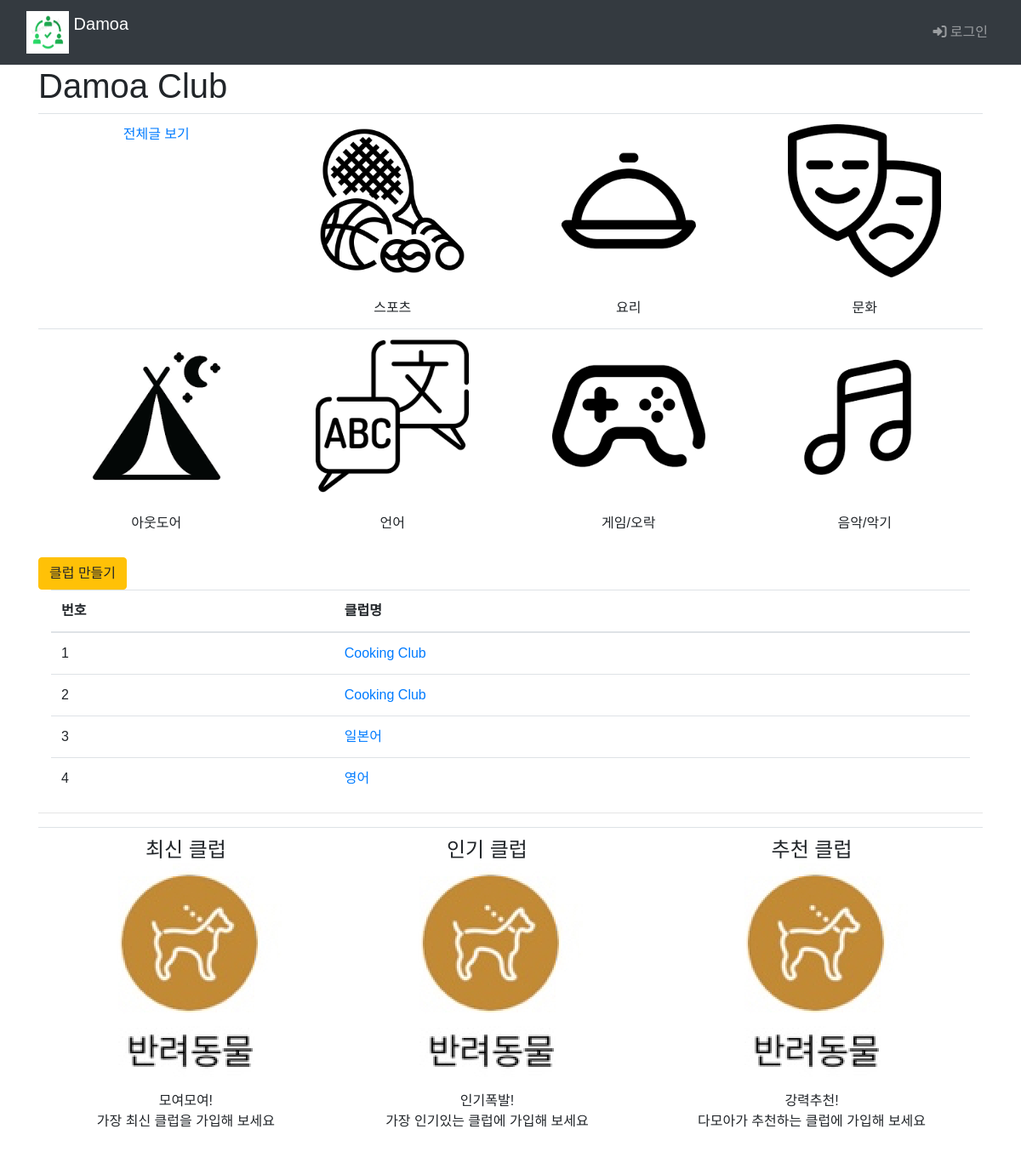
Before: /main/ with the older database file.
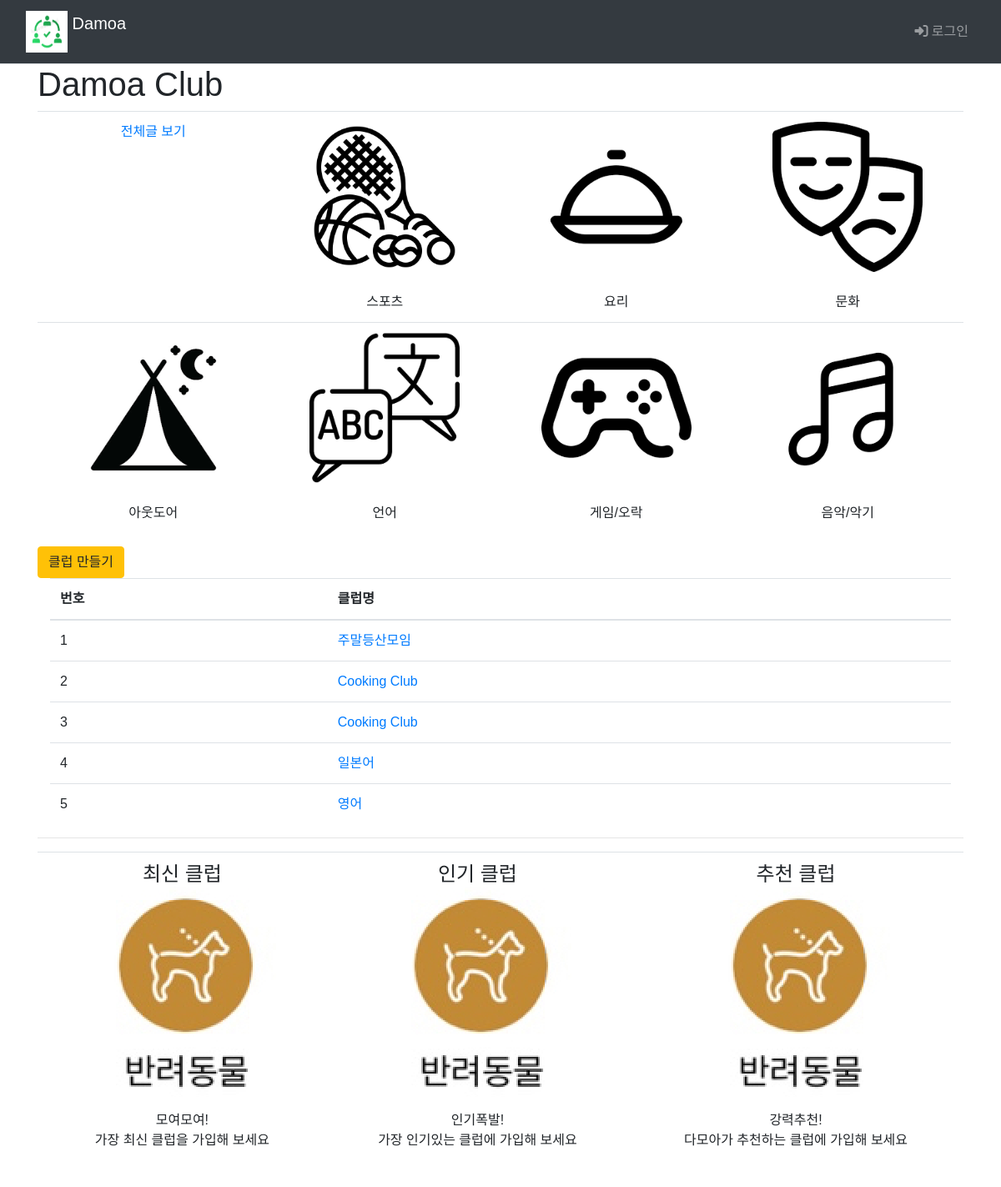
After: the same page with the newer database file.
### main/models.py (models this page shows, shortened)
class Club(models.Model):
    class category(models.TextChoices):
        from django.utils.translation import gettext_lazy as _
        COOK = 'CK', _('Cook')
        CULTURE = 'CT', _('Culture')
        GAME = 'GA', _('Game')
        LANGUAGE = 'LA', _('Language')
        MUSIC = 'MU', _('Music')
        OUTDOOR = 'OD', _('Outdoor')
        SPORTS = 'SP', _('Sports')
    category = models.CharField(
        max_length=10,
        choices = category.choices,
        null=True
    )
    name=models.TextField('클럽이름')

### main/views.py (the view)
# urls.py: path("", include('main.urls')),  # / 페이지에 해당하는 urlpatterns
def main(request):
    club_list=Club.objects.order_by('-id')
    context={'club_list':club_list}
    return render(request, 'main/main.html', context)

### templates/main/main.html (shortened to what this page needs)
{% extends 'base.html' %}
{% load static %}
{% block content %}
  <div class="container">
    <h1>Damoa Club</h1>
    <table class="table">
      <tbody style="text-align: center;">
          <tr>
            <td>
              <a class="club-link" href="{% url 'main:board_list'%}">전체글 보기</a>
            </td>
          <td>
            <a href="#" style="display: block;">
              <img src="{% static 'img/gallery/sports.png' %}" style="width: 180px; height: auto;">
            </a>
            <br>스포츠
          </td>
          <td>
            <a href="#" style="display: block;">
              <img class="club" src="{% static 'img/gallery/cook.png' %}" style="width: 180px; height: auto;">
            </a>
            <br>요리
          </td>
          <td>
            <a href="#" style="display: block;">
              <img class="club" src="{% static 'img/gallery/culture.png' %}" style="width: 180px; height: auto;">
            </a>
            <br>문화
          </td>
        </tr>
        <tr>
          <td>
            <a href="#" style="display: block;">
              <img class="club" src="{% static 'img/gallery/outdoor.png' %}" style="width: 180px; height: auto;">
            </a>
            <br>아웃도어
          </td>
          <td>
            <a href="#" style="display: block;">
              <img class="club" src="{% static 'img/gallery/language.png' %}" style="width: 180px; height: auto;">
            </a>
            <br>언어
          </td>
          <td>
            <a href="#" style="display: block;">
              <img class="club" src="{% static 'img/gallery/game.png' %}" style="width: 180px; height: auto;">
            </a>
            <br>게임/오락
          </td>
          <td>
            <a href="#" style="display: block;">
              <img class="club" src="{% static 'img/gallery/music.png' %}" style="width: 180px; height: auto;">
            </a>
            <br>음악/악기
          </td>
        </tr>
      </tbody>
    </table>
    <div>
      <a href="{%url 'main:club_create' %}" class="btn btn-warning">클럽 만들기</a>
      <div class="container">
        <table class="table">
          <thead>
            <tr class="thead-blue">
              <th>번호</th>
              <th>클럽명</th>
            </tr>
          </thead>
          <tbody>
            {% if club_list %}
              {%for club in club_list%}
                <tr>
                  <td>{{forloop.counter}}</td>
                  <td>
                    <a href="#">{{club.name}}</a>
                  </td>
                </tr>
                {%endfor%}
                {%else%}
                <tr>
                  게시글이 없습니다.
                </tr>
                {%endif%}
              </tbody>
            </table>
          </div>
        </div>
              <hr style="color: black; size: 3px;">
            <table class="table" style="text-align: center;">
              <td>
                  <div>
                    <div class="icon-box">
                      <h4>최신 클럽<br>
                  <a href="" style="display: block;">
                    <img src="{% static 'img/pet.png' %}"></a>
                </h4>
                      <p>모여모여!<br>가장 최신 클럽을 가입해 보세요</p>
                    </div>
                  </div>
              </td>
              <td>
                  <div>
                    <div class="icon-box">
                      <h4>인기 클럽<br>
                  <a href="" style="display: block;">
                    <img src="{% static 'img/pet.png' %}"></a>
                </h4>
                      <p>인기폭발!<br>가장 인기있는 클럽에 가입해 보세요</p>
                    </div>
                  </div>
              </td>
              <td>
                  <div>
                    <div class="icon-box">
                      <h4>추천 클럽<br>
                  <a href="" style="display: block;">
                    <img src="{% static 'img/pet.png' %}"></a>
                </h4>
                      <p>강력추천!<br>다모아가 추천하는 클럽에 가입해 보세요</p>
                    </div>
                  </div>
              </td>
            </table>
            {% endblock %}

### templates/base.html (shortened to what this page needs)
{% load static %}
<!DOCTYPE html>
<html lang="ko">
  <head>
    <link rel="stylesheet" type="text/css" href="{% static 'bootstrap.min.css' %}">
    <link rel="stylesheet" type="text/css" href="{% static 'style.css' %}">
    <link rel="stylesheet" href="https://cdnjs.cloudflare.com/ajax/libs/font-awesome/6.3.0/css/all.min.css"/>
  </head>
  <body>
    <nav class="navbar navbar-expand-sm navbar-dark bg-dark border-bottom">
      <div class="container-fluid">
        {% if user.is_authenticated %}
          <a class="navbar-brand" href="{% url 'main:main' %}">
            <img src="{% static 'img/damoa logo.png' %}" width="50px" height="50px" class="d-inline-block align-top" alt="Logo">
            Damoa
          </a>
        {% else %}
          <a class="navbar-brand" href="{% url 'main:index' %}">
            <img src="{% static 'img/damoa logo.png' %}" width="50px" height="50px" class="d-inline-block align-top" alt="Logo">
            Damoa
          </a>
        {% endif %}
        <div class="collapse navbar-collapse justify-content-end" id="navbarNav" align="right">
          <ul class="navbar-nav">
            <li class="nav-item">
              {% if user.is_authenticated %}
                <a class="nav-link justify-content-end" href="{% url 'common:logout' %}">
                  <i class="fa-solid fa-right-from-bracket"></i>
                  {{ user.name }}
                  (로그아웃)
                </a>
              {% else %}
                <a class="nav-link justify-content-end" href="{% url 'common:login' %}">
                  <i class="fa-solid fa-right-to-bracket"></i>
                  로그인</a>
              {% endif %}
            </li>
          </ul>
        </div>
      </div>
    </nav>
    {% block content %}{% endblock %}
  </body>
</html>

### static/style.css (style rules this page uses)
* { font-family: 'Noto Sans KR', sans-serif; }

Changed rows visible on the page:
added Club: name "주말등산모임"
